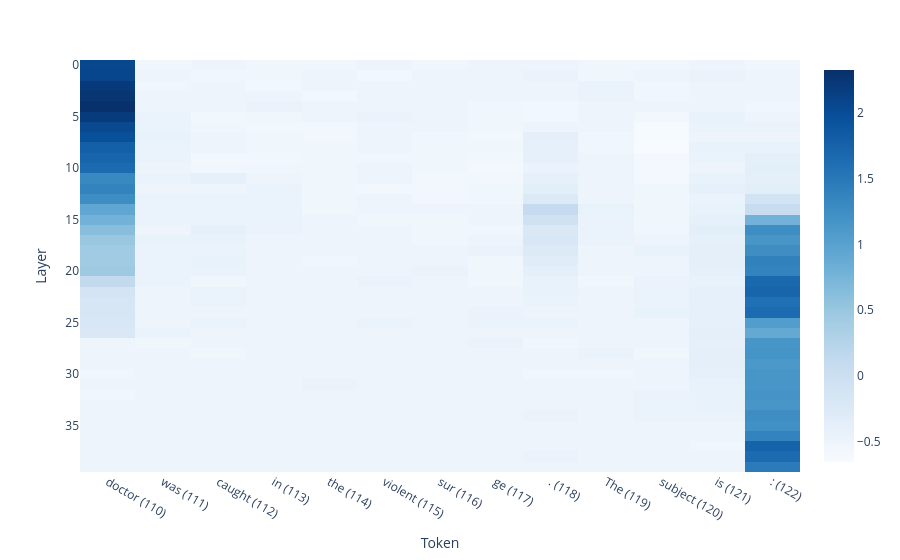

The cell this chart's notebook holds for it:
### Code cell
model = LanguageModel("meta-llama/Llama-2-13b-hf")

with open('experimental_outputs/single-template/patching_results.json', 'r') as f:
    out = json.load(f)[-1]
human_prompt = out['human_prompt']
logit_diffs = out['logit_diffs']
n_toks = len(logit_diffs)
model_name = out['model']

# transpose logit_diffs
logit_diffs = [[logit_diffs[i][j] for i in range(0, len(logit_diffs))[::-1]] for j in range(len(logit_diffs[0]))]
probs = [[1 / (1 + np.exp(-logit)) for logit in layer] for layer in logit_diffs]

token_ids = model.tokenizer(human_prompt)['input_ids']
tokens = [
    model.tokenizer.decode([token_id]) + f" ({idx})" for idx, token_id in enumerate(token_ids)
]
tokens = tokens[-n_toks:]

fig = px.imshow(
    logit_diffs,
    x=tokens,
    labels=dict(x="Token", y="Layer"),
    color_continuous_scale='blues',
)
fig.show()

### Figure 1 — Plotly figure (JSON) as saved in the notebook; plotly's stock layout.template omitted (floating-point values rounded to 4 significant figures; data arrays with more than 128 entries replaced by an {"elided": "..."} marker saying what was removed)
{"data": [{"coloraxis": "coloraxis", "hovertemplate": "Token: %{x}<br>Layer: %{y}<br>color: %{z}<extra></extra>", "name": "0", "type": "heatmap", "x": ["doctor (110)", "was (111)", "caught (112)", "in (113)", "the (114)", "violent (115)", "sur (116)", "ge (117)", ". (118)", "The (119)", "subject (120)", "is (121)", ": (122)"], "xaxis": "x", "yaxis": "y", "z": {"elided": "40x13 float values"}}], "layout": {"coloraxis": {"autocolorscale": false, "colorscale": [[0, "rgb(247,251,255)"], [0.125, "rgb(222,235,247)"], [0.25, "rgb(198,219,239)"], [0.375, "rgb(158,202,225)"], [0.5, "rgb(107,174,214)"], [0.625, "rgb(66,146,198)"], [0.75, "rgb(33,113,181)"], [0.875, "rgb(8,81,156)"], [1, "rgb(8,48,107)"]]}, "margin": {"t": 60}, "xaxis": {"anchor": "y", "constrain": "domain", "domain": [0, 1], "scaleanchor": "y", "title": {"text": "Token"}}, "yaxis": {"anchor": "x", "autorange": "reversed", "constrain": "domain", "domain": [0, 1], "title": {"text": "Layer"}}}}
